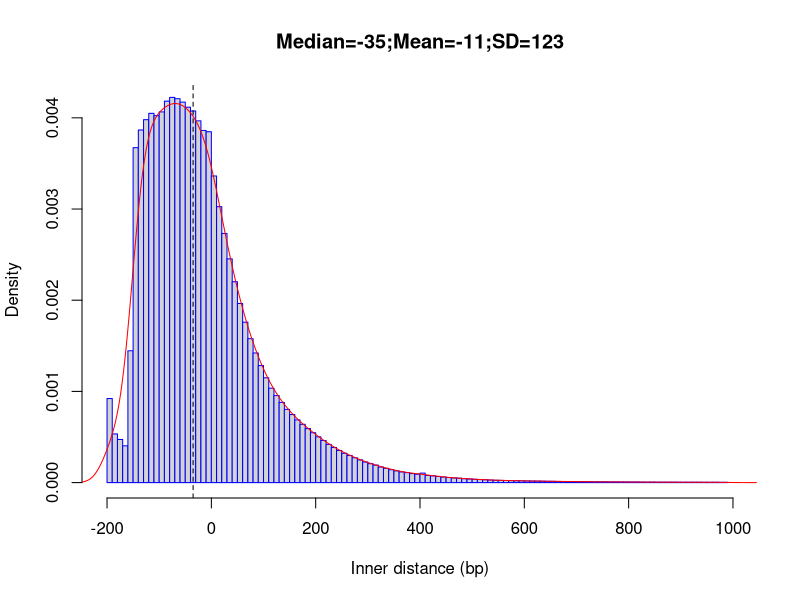

Recreate this plot in R.
png("/rds/user/is460/hpc-work/muscle-rnaseq/ezbamqc/output/figs/srpk3_wt_ttnb_het_9.inner_distance_plot.png",width=500,height=500,units="px")
fragsize=rep(c(-195,-185,-175,-165,-155,-145,-135,-125,-115,-105,-95,-85,-75,-65,-55,-45,-35,-25,-15,-5,5,15,25,35,45,55,65,75,85,95,105,115,125,135,145,155,165,175,185,195,205,215,225,235,245,255,265,275,285,295,305,315,325,335,345,355,365,375,385,395,405,415,425,435,445,455,465,475,485,495,505,515,525,535,545,555,565,575,585,595,605,615,625,635,645,655,665,675,685,695,705,715,725,735,745,755,765,775,785,795,805,815,825,835,845,855,865,875,885,895,905,915,925,935,945,955,965,975,985),times=c(166936,96601,85628,72995,261741,665005,700091,720628,733240,728589,736043,757443,764831,762242,755530,745389,737831,718338,699278,696694,608837,547902,494720,444275,398854,355626,318563,285716,257380,232402,208107,187477,172788,159237,145325,135135,124476,115744,107244,99060,90890,83605,75836,69719,63761,58238,53910,49305,45026,40879,37568,34790,30956,28391,25689,23207,21121,19850,17834,16661,18870,14070,13361,12139,11042,10119,9281,8712,7768,7152,6561,6024,5623,5100,4570,4398,4163,3873,3717,3493,3258,3049,2946,2798,2562,2533,2314,2186,2069,2082,1978,1762,1557,1533,1512,1423,1406,1297,1150,1189,1099,1025,951,867,891,821,836,805,771,731,720,687,674,736,601,605,623,592,564))
frag_sd = round(sd(fragsize),digits=0)
frag_mean = round(mean(fragsize),digits=0)
frag_median = round(median(fragsize),digits=0)
hist(fragsize,probability=T,breaks=120,xlim=c(-200,1000),xlab="Inner distance (bp)",main=paste(c("Median=",frag_median,";","Mean=",frag_mean,";","SD=",frag_sd),collapse=""),border="blue")
lines(density(fragsize,bw=20),col='red')
abline(v=frag_median,lty=2)
dev.state = dev.off()
